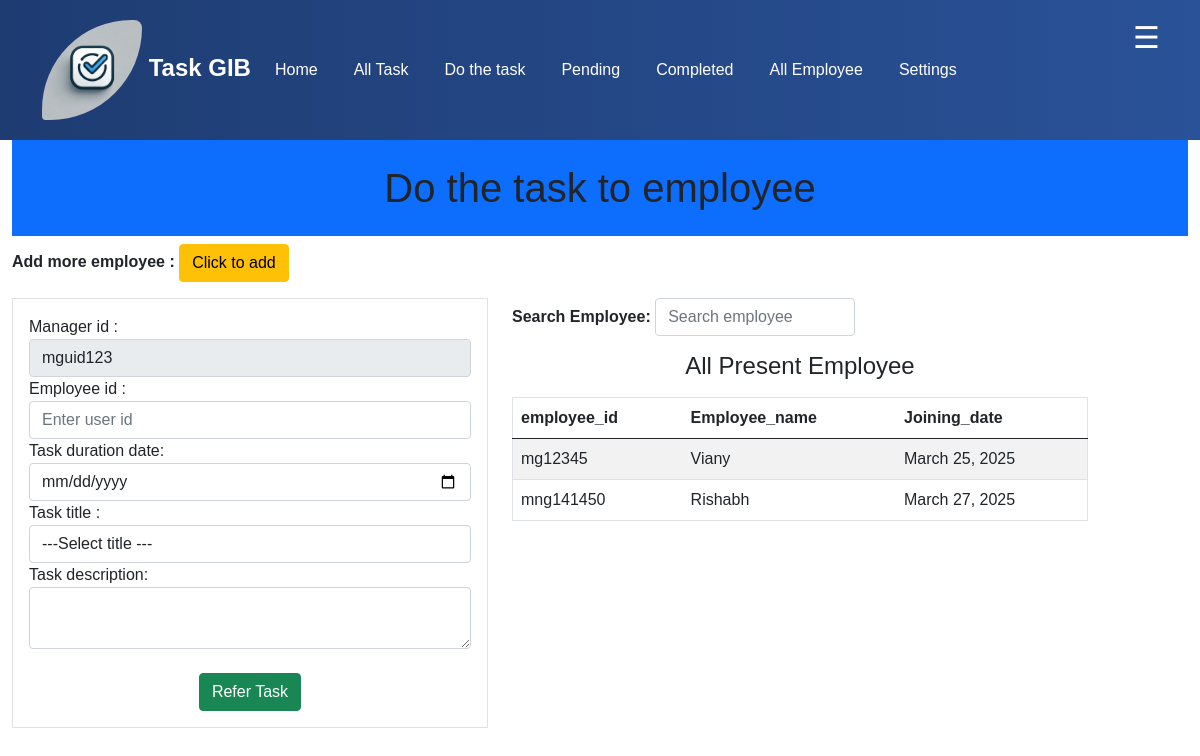
Page /managertouser (signed in) on the committed database.
### todoapp/models.py (models this page shows, shortened)
class CustomUser(AbstractUser):
    username =None
    phone_number = models.CharField(max_length=255,unique=True, default="")
    email = models.EmailField(unique=True ,null=True,blank=True)
    user_id = models.CharField(unique=True, null=True, blank=True,max_length=255,default='')
    boss_id = models.CharField(unique=True,null=True, blank=True,max_length=255)
    password = models.CharField(max_length=255)
    manager_code = models.CharField(max_length=255, null=True, blank=True , default='')
    USERNAME_FIELD = 'phone_number'
    REQUIRED_FIELDS = ['email']
    objects = UserManager()

class EmployeeModel(models.Model):
    emp_user = models.OneToOneField(CustomUser, on_delete=models.CASCADE, related_name='employee', null=True, blank=True ,default="")
    manager_id = models.ForeignKey(BossCustomUser, on_delete=models.CASCADE,default='', related_name='manegr_employee')
    employee_id = models.CharField(max_length=255, unique=True)
    employee_name = models.CharField(max_length=255)
    employee_email = models.EmailField()
    phone_number = models.CharField(max_length=15, blank=True ,default='Not Found')
    employee_DOB = models.DateField()
    employee_joining_date =models.DateField(auto_now_add=True)
    employee_id_card_choice = (
        ('Pancard','Pancard'),
        ('Aadharcard', 'Aadharcard'),
        ('Pending','Pending'),
    )
    employee_id_card = models.CharField(max_length=255, choices=employee_id_card_choice, default="Pending")
    card = models.CharField(max_length=255,default="Add", blank=True)

### todoapp/views.py (the view, shortened to what this page needs)
# urls.py: path('managertouser', views.managerToUserTask),
@login_required
def managerToUserTask(request, employee_id=None):
    all_emp = BossCustomUser.objects.get(boss_id=request.user.boss_id)
    emp_data = EmployeeModel.objects.filter(manager_id=all_emp)
    if employee_id:
        data_of_employee = EmployeeModel.objects.get(employee_id = employee_id)
        if data_of_employee is not None:
                return render(request, 'managertousertask.html', {'emp_fill':data_of_employee,'allemp': emp_data})
        else:
            pass
    return render(request, 'managertousertask.html', {'allemp': emp_data,})

### todoapp/templates/managertousertask.html (shortened to what this page needs)
{% extends 'header.html' %}
{% load static %}
{% block 'content' %}
<div class="container-fluid">
    <h1 class="p-4 text-center bg-primary">Do the task to employee </h1>
    <div class="row">
        <p><strong>Add more employee : </strong> <a href="../create-employee" class="btn btn-warning"> Click to add</a> </p>
        <div class="col-lg-5">
            <form action="../managertouser" class="border p-3" method="post">
                <div class="form-group">
                    Manager id :
                    <input type="text"  disabled value="{{request.user.boss_id}}" class="form-control">
                </div>
                <div class="form-group">
                    Employee id :
                    <input type="text" name="emp_id" value="{{emp_fill}}" required placeholder="Enter user id" class="form-control">
                </div>
                <div class="form-group">
                    Task duration date:
                    <input type="date" required name="d-date" class="form-control">
                </div>
                <div class="form-group">
                    Task title :
                    <select class="form-control" name="task-title" id="">
                        <option selected disabled > ---Select title ---</option>
                    </select>
                </div>
                <div class="form-group">
                    Task description:
                    <textarea name="" class="form-control" name="task-des" id="" cols="me-auto" rows="me-auto" ></textarea>
                </div>
                <div class="form-group text-center mt-4">
                        <input type="submit" class="btn btn-success" value="Refer Task">
                </div>
            </form>
        </div>
        <div class="col-lg-6">
            <div class="row">
                <div class="messaging">
                    <div>
                        <strong>Search Employee:</strong>
                        <input type="search" id="searchInput"  onkeyup="searchTable()" placeholder="Search employee" value="{{emp_fill}}" class="form-control" style="width: 200px; display: inline;">
                    </div>
                    <h4 class="text-center m-3"> All Present Employee </h4>
                </div>
                <div style="height: 250px; overflow-y: scroll;" class="col-lg-12 col-sm-12 col-md-12 table-responsive-md">
                    <table id="dataTable" class="table border table-striped col-md-12 table-responsive-md " >
                        <thead>
                            <tr>
                                <th>employee_id</th>
                                <th>Employee_name</th>
                                <th>Joining_date</th>
                            </tr>
                        </thead>
                        <tbody>
                            {% for e in allemp %}
                            <tr class="">
                                <td>{{e.employee_id}}</td>
                                <td>{{e.employee_name}}</td>
                                <td>{{e.employee_joining_date}}</td>
                            </tr>
                            {% endfor %}
                        </tbody>
                    </table>
                </div>
            </div>
        </div>
        <div class="col-lg-1 col">
        </div>
    </div>
</div>
{% endblock %}

### static/css/style-main.css (style rules this page uses)
body { font-family: Arial, sans-serif; }

### rows in the picture
CustomUser: user.boss_id "mguid123"
EmployeeModel: employee_id "mg12345", employee_name "Viany", employee_joining_date "March 25, 2025"
EmployeeModel: employee_id "mng141450", employee_name "Rishabh", employee_joining_date "March 27, 2025"
